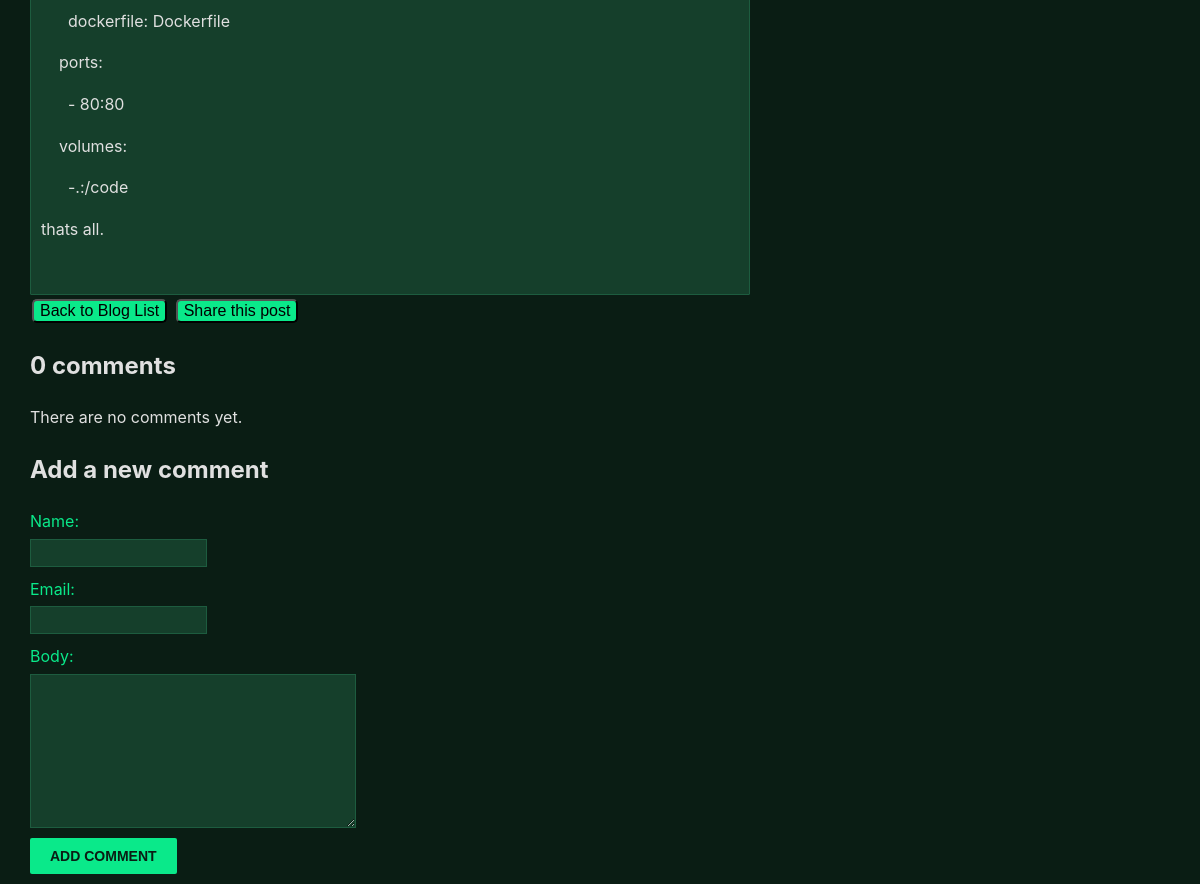
The page /2024/9/4/docker-python-enviroment/ (lower part) on the database as committed earlier.
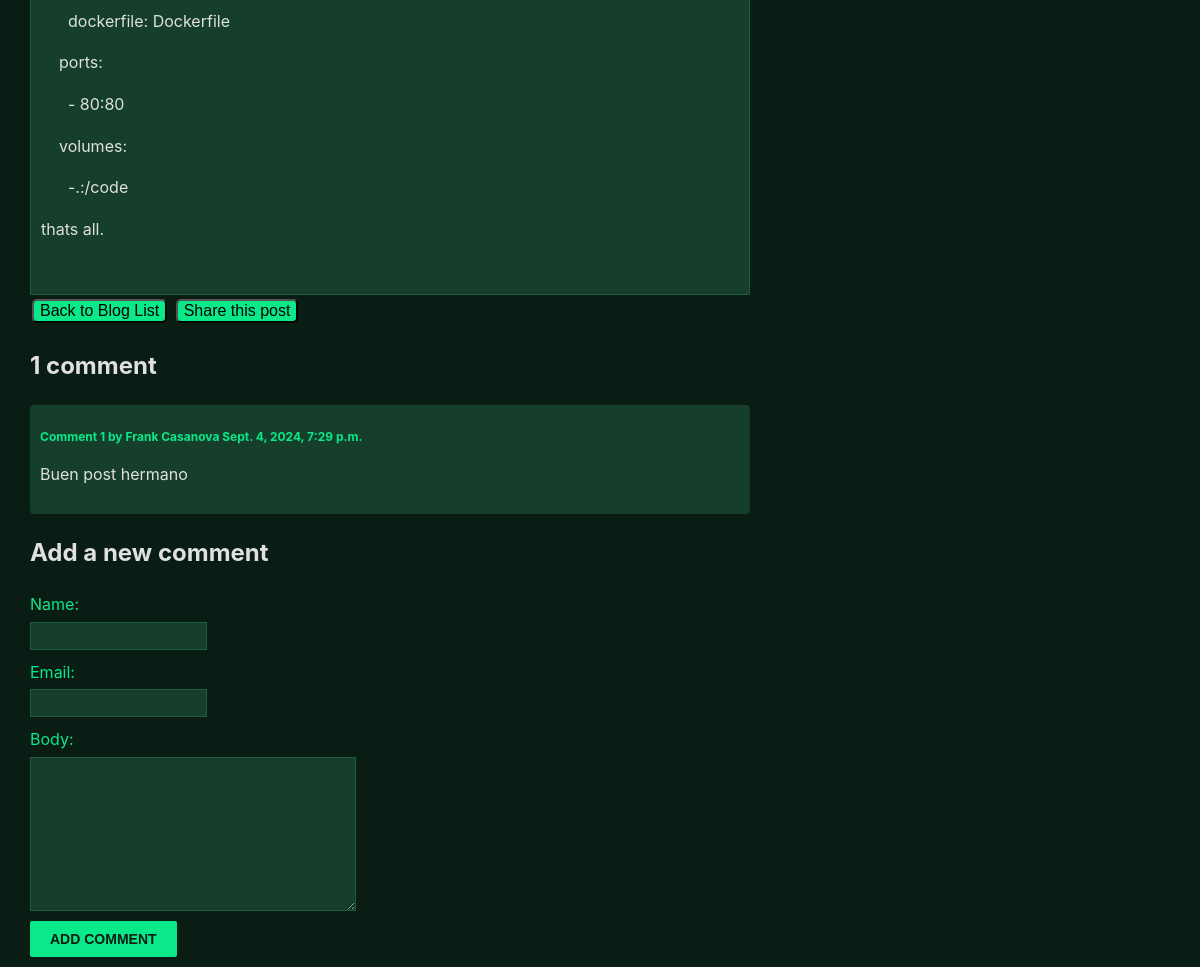
The same page on the database as committed later.
### blog/models.py (models this page shows, shortened)
class Comment_djb(models.Model):
    post = models.ForeignKey(
        Post_djb,
        on_delete=models.CASCADE,
        related_name='comments'
    )
    name = models.CharField(max_length=80)
    email = models.EmailField()
    body = models.TextField()
    created = models.DateTimeField(auto_now_add=True)
    updated = models.DateTimeField(auto_now=True)
    active = models.BooleanField(default=True)
    class Meta:
        ordering = ['created']
        indexes = [
            models.Index(fields=['created']),
        ]

### blog/views.py (the view)
# urls.py: path('<int:year>/<int:month>/<int:day>/<slug:post>/', views.post_detail, name='post_detail'),
def post_detail(request, year, month, day, post):
    post = get_object_or_404(
        Post_djb,
        status = Post_djb.Status.PUBLISHED,
        slug = post,
        publish__year = year,
        publish__month = month,
        publish__day = day
        )
    comments = post.comments.filter(active=True)
    form = CommentForm()
    return render(request, 'blog/post/detail.html', {'post': post, 'comments': comments, 'form': form})

### blog/forms.py
class CommentForm(forms.ModelForm):
    class Meta:
        model = Comment_djb
        fields = ('name', 'email', 'body')

### blog/templates/blog/post/detail.html (shortened to what this page needs)
{% extends "blog/base.html" %}
{% block content %}
<div class="text-body">
  {{ post.body|linebreaks }}
 </div>
<button class="btn-detail"><a class="a-detail" href="{% url 'blog:post_list' %}" class="btn btn-secondary">Back to Blog List</a></button>
<button class="btn-detail">
  <a  class="a-detail" href="{% url "blog:post_share" post.id %}">
    Share this post
  </a>
  </button>
{% with comments.count as total_comments %}
  <h2>
    {{ total_comments }} comment{{ total_comments|pluralize }}
  </h2>
{% endwith %}
{% for comment in comments %}
  <div class="comment">
    <p class="info">
      Comment {{ forloop.counter }} by {{ comment.name }}
      {{ comment.created }}
    </p>
    {{ comment.body|linebreaks }}
  </div>
{% empty %}
  <p>There are no comments yet.</p>
{% endfor %}
{% include "blog/post/includes/comment_form.html" %}
{% endblock %}

Rows that differ between the two databases and show on the page:
added Comment_djb: name "Frank Casanova", created "Sept. 4, 2024, 7:29 p.m.", body "Buen post hermano"
Other text that changed with them:
{{ total_comments }}: "0" → "1"
text no longer shown: "There are no comments yet."
